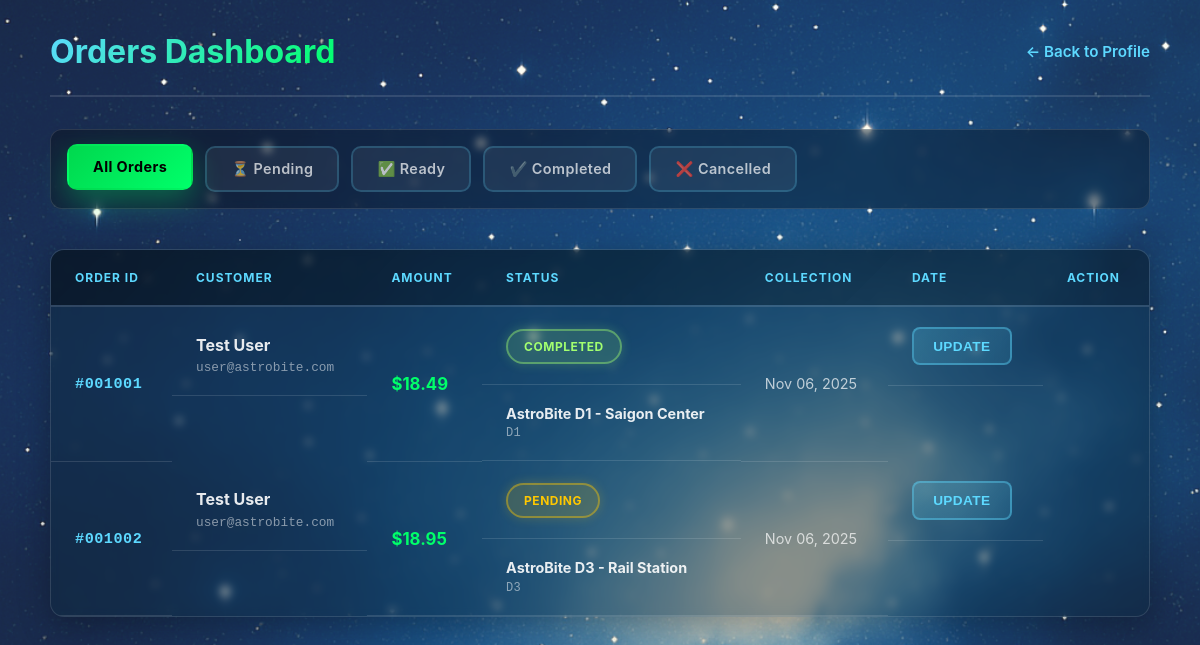
The app's page /admin/orders.php (signed in) with its own data.
### tables this page shows
CREATE TABLE IF NOT EXISTS orders (
  `order_id` INT AUTO_INCREMENT PRIMARY KEY,
  `user_id` INT NOT NULL COMMENT 'Who placed the order',
  `store_id` INT NULL COMMENT 'NULL if delivery (not click&collect)',
  `total_price` DECIMAL(10,2) NOT NULL,
  `status` ENUM('pending','ready_for_pickup','completed','cancelled')
           NOT NULL DEFAULT 'pending',
  `created_at` TIMESTAMP NOT NULL DEFAULT CURRENT_TIMESTAMP,
  `updated_at` TIMESTAMP NOT NULL DEFAULT CURRENT_TIMESTAMP ON UPDATE CURRENT_TIMESTAMP,
  CONSTRAINT `fk_orders_user`
    FOREIGN KEY (`user_id`) REFERENCES `users`(`user_id`),
  CONSTRAINT `fk_orders_store`
    FOREIGN KEY (`store_id`) REFERENCES `stores`(`store_id`),
  CONSTRAINT `chk_orders_total_nonneg` CHECK (`total_price` >= 0)
);

CREATE TABLE IF NOT EXISTS users (
  `user_id` INT AUTO_INCREMENT PRIMARY KEY,
  `name` VARCHAR(255) NOT NULL COMMENT 'Full name of the user',
  `email` VARCHAR(255) NOT NULL UNIQUE COMMENT 'Primary login email',
  `password` VARCHAR(255) NOT NULL COMMENT 'Hashed password',
  `role` ENUM('user','admin') NOT NULL DEFAULT 'user' COMMENT 'Permission role',
   
  `provider` VARCHAR(20) NULL COMMENT 'e.g., google, facebook, password',
  `provider_id` VARCHAR(255) NULL COMMENT 'ID from OAuth provider',
  `created_at` TIMESTAMP NOT NULL DEFAULT CURRENT_TIMESTAMP,
  `updated_at` TIMESTAMP NOT NULL DEFAULT CURRENT_TIMESTAMP ON UPDATE CURRENT_TIMESTAMP,
  UNIQUE KEY `uniq_provider_providerid` (`provider`, `provider_id`)
);

CREATE TABLE IF NOT EXISTS stores (
  `store_id` INT AUTO_INCREMENT PRIMARY KEY,
  `name` VARCHAR(100) NOT NULL COMMENT 'e.g., AstroBite D1',
  `location_code` VARCHAR(10) NOT NULL UNIQUE COMMENT 'e.g., D1, D4',
  `address` VARCHAR(255) NOT NULL,
  `maps_link` VARCHAR(1024) NULL COMMENT 'Google Maps link',
  `created_at` TIMESTAMP NOT NULL DEFAULT CURRENT_TIMESTAMP,
  `updated_at` TIMESTAMP NOT NULL DEFAULT CURRENT_TIMESTAMP ON UPDATE CURRENT_TIMESTAMP
);

### admin/orders.php (the view, shortened to what this page needs)
<?php
require_once __DIR__ . '/../includes/db.php';
$filter = $_GET['status'] ?? 'all';
$where = $filter !== 'all' ? "WHERE o.status = ?" : "";
$query = "
  SELECT
    o.order_id, o.user_id, o.status, o.total_price, o.created_at,
    u.name, u.email,
    s.name AS store_name, s.location_code
  FROM orders o
  JOIN users u ON u.user_id = o.user_id
  LEFT JOIN stores s ON s.store_id = o.store_id
  $where
  ORDER BY o.created_at DESC
  LIMIT 100
";
$stmt = $pdo->prepare($query);
if ($filter !== 'all') {
  $stmt->execute([$filter]);
} else {
  $stmt->execute();
}
$orders = $stmt->fetchAll(PDO::FETCH_ASSOC);
?>
<!DOCTYPE html>
<html lang="en">
<head>
  <link rel="stylesheet" href="../assets/css/style.css">
  <link rel="stylesheet" href="../assets/css/admin-dashboard.css">
</head>
<body>
<main class="container admin-orders-page">
  <div class="admin-header">
    <h1>Orders Dashboard</h1>
    <a href="../profile.php" class="back-link">← Back to Profile</a>
  </div>
  <div class="filter-tabs">
    <a href="?status=all" class="tab <?= $filter === 'all' ? 'active' : '' ?>">All Orders</a>
    <a href="?status=pending" class="tab <?= $filter === 'pending' ? 'active' : '' ?>">⏳ Pending</a>
    <a href="?status=ready_for_pickup" class="tab <?= $filter === 'ready_for_pickup' ? 'active' : '' ?>">✅ Ready</a>
    <a href="?status=completed" class="tab <?= $filter === 'completed' ? 'active' : '' ?>">✔️ Completed</a>
    <a href="?status=cancelled" class="tab <?= $filter === 'cancelled' ? 'active' : '' ?>">❌ Cancelled</a>
  </div>
  <div class="orders-wrapper">
    <?php if (empty($orders)): ?>
      <p class="no-orders">No orders found.</p>
    <?php else: ?>
      <div class="table-responsive">
        <table class="orders-table">
          <thead>
            <tr>
              <th>Order ID</th>
              <th>Customer</th>
              <th>Amount</th>
              <th>Status</th>
              <th>Collection</th>
              <th>Date</th>
              <th>Action</th>
            </tr>
          </thead>
          <tbody>
            <?php foreach ($orders as $order): ?>
              <tr class="order-row">
                <td class="order-id">#<?= str_pad((int)$order['order_id'], 6, '0', STR_PAD_LEFT) ?></td>
                <td class="customer">
                  <div class="name"><?= htmlspecialchars($order['name']) ?></div>
                  <div class="email"><?= htmlspecialchars($order['email']) ?></div>
                </td>
                <td class="amount">$<?= number_format((float)$order['total_price'], 2) ?></td>
                <td class="status">
                  <span class="status-badge status-<?= htmlspecialchars($order['status']) ?>">
                    <?= ucfirst(str_replace('_', ' ', htmlspecialchars($order['status']))) ?>
                  </span>
                </td>
                <td class="collection">
                  <?php if ($order['store_name']): ?>
                    <div class="store"><?= htmlspecialchars($order['store_name']) ?></div>
                    <div class="code"><?= htmlspecialchars($order['location_code']) ?></div>
                  <?php else: ?>
                    <span class="delivery">Delivery</span>
                  <?php endif; ?>
                </td>
                <td class="date"><?= date('M d, Y', strtotime($order['created_at'])) ?></td>
                <td class="actions">
                  <button class="btn-status" data-order-id="<?= (int)$order['order_id'] ?>" data-status="<?= htmlspecialchars($order['status']) ?>">
                    Update
                  </button>
                </td>
              </tr>
            <?php endforeach; ?>
          </tbody>
        </table>
      </div>
    <?php endif; ?>
  </div>
</main>
</body>
</html>

### assets/css/style.css (style rules this page uses)
:root { --color-dark: #0A3D62; --color-medium: #1E6FA3; --color-light: #DCEBF7; --color-accent: #FFFAEF; --color-white: #ffffff; }
body { margin: 0; padding: 0; font-family: 'Inter', Arial, sans-serif; color: var(--space-text); background: var(--space-bg) fixed no-repeat; background-size: cover; position: relative; }
body::before { content: ""; position: fixed; inset: 0; background: url('../images/galaxy-background.png') center/cover no-repeat; opacity: 0.9; z-index: -2; }
body::after { content: ""; position: fixed; inset: 0; background: radial-gradient(2px 2px at 20% 30%, rgba(255,255,255,0.9) 40%, transparent 41%), radial-gradient(1.5px 1.5px at 60% 70%, rgba(255,255,255,0.8) 40%, transparent 41%), radial-gradient(1.8px 1.8px at 80% 20%, rgba(255,255,255,0.8) 40%, transparent 41%), radial-gradient(1.3px 1.3px at 35% 85%, rgba(255,255,255,0.8) 40%, transparent 41%); animation: twinkle 6s infinite ease-in-out alternate; opacity: 0.4; z-index: -1; }
.container { max-width: 1100px; margin: 0 auto; padding: 0 20px; }
.actions { display: flex; flex-wrap: wrap; gap: 12px; align-items: center; }

### records on screen
orders: order_id "001001", user.name "Test User", user.email "user@astrobite.com", total_price "18.49", status "COMPLETED", store.name "AstroBite D1 - Saigon Center", store.location_code "D1", created_at "Nov 06, 2025"
orders: order_id "001002", user.name "Test User", user.email "user@astrobite.com", total_price "18.95", status "PENDING", store.name "AstroBite D3 - Rail Station", store.location_code "D3", created_at "Nov 06, 2025"
